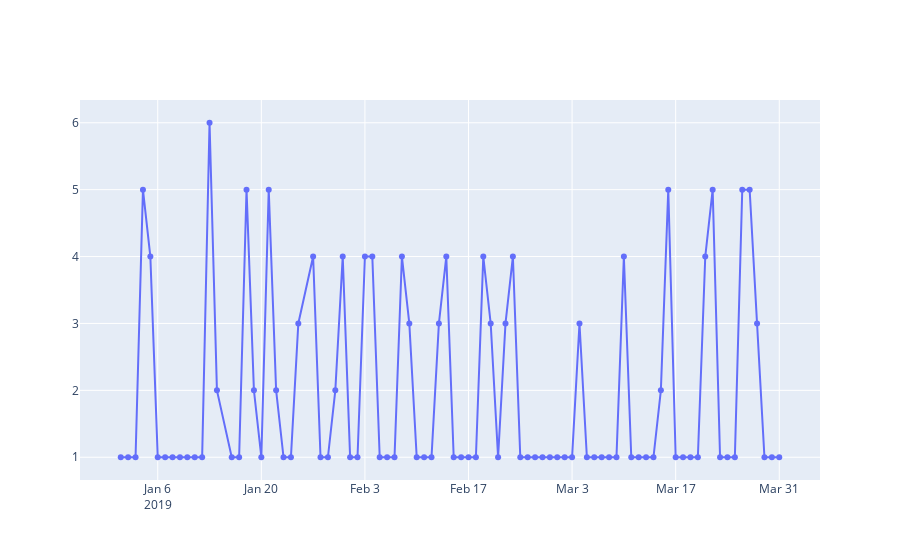

Here is the notebook cell this chart was saved with:
### Code cell
px.line(sr_order_count_date, x='Order Date', y='Count', labels={ 'x' : 'Order Date', 'y': 'Count'}, 
           title = 'Order count in 2019')
fig= go.Figure()
fig.add_trace(go.Scatter(x=sr_order_count_date['Order Date'], y = sr_order_count_date['Count'], mode='lines+markers'))
